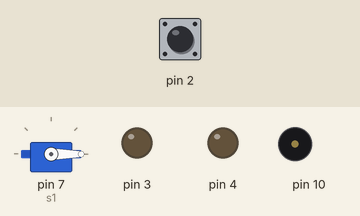
This sketch was run on a simulated Arduino Uno, built with avr-gcc and run on an emulated ATmega328P. Parts: servo, output pins drawn as LEDs (lit = HIGH), buzzer (waves = sounding). The inputs (shaded band) are chosen by the test bench; at power-on: pin 2 HIGH.

Above: at 1.2 s.
1.3 s: pin 2 pulled LOW for 0.15 s
At 1.45 s:
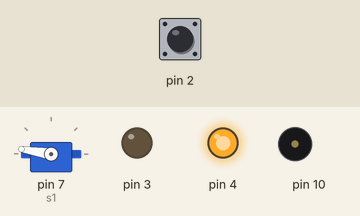
At 2.05 s:
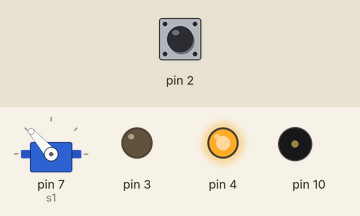
4.3 s: pin 2 pulled LOW for 1 s
At 4.9 s:
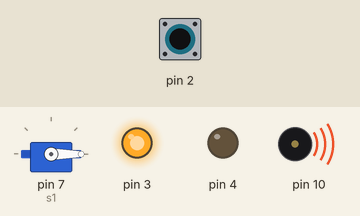
Timing chart, 0 to 16.3 s (numbered marks = the images above; inputs shaded):
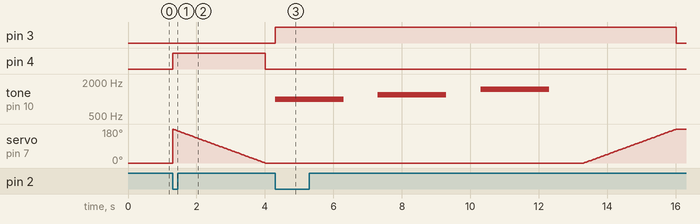

The sketch:

abre_fecha_portao.ino
```cpp
#include <Servo.h>
Servo s1;
bool aberto = false;
int i;
void setup() {
  // put your setup code here, to run once:
  s1.attach(7);
  pinMode(2, INPUT_PULLUP);
  pinMode(3, OUTPUT);
  pinMode(4, OUTPUT);
  pinMode(10, OUTPUT);
  s1.write(0);
}

void loop() {
  // // put your main code here, to run repeatedly:
  if (!digitalRead(2)){

      if (aberto){
        digitalWrite(3, HIGH);
        tone(10, 1000, 2000);
        delay(3000);
        tone(10, 1200, 2000);
        delay(3000);
        tone(10, 1500, 2000);
        delay(3000);
        for (i=0; i<180 ; i++) {
          s1.write(i);
          delay(15);
        }
        aberto = false;
        digitalWrite(3, LOW);
      }
      else{
        digitalWrite(4, HIGH);
        for (i=179; i>=0; i--) {
          s1.write(i);
          delay(15);
        }
        aberto = true;
        digitalWrite(4, LOW);
      }
      while(!digitalRead(2)){
        delay(50);
      }
  }

}
```

Measured:
- after the input at 1.3 s, pin 4: LOW → HIGH at once, → LOW 2.7 s later
- after the input at 4.3 s, pin 3: LOW → HIGH at once, → LOW 11.7 s later; tone on pin 10: plays 1000 Hz for 2.0 s, 1200 Hz for 2.0 s, 1500 Hz for 2.0 s, starting at once; servo on pin 7 (s1): moves from 0° to 179° over 2.7 s, starting after 9.0 s
